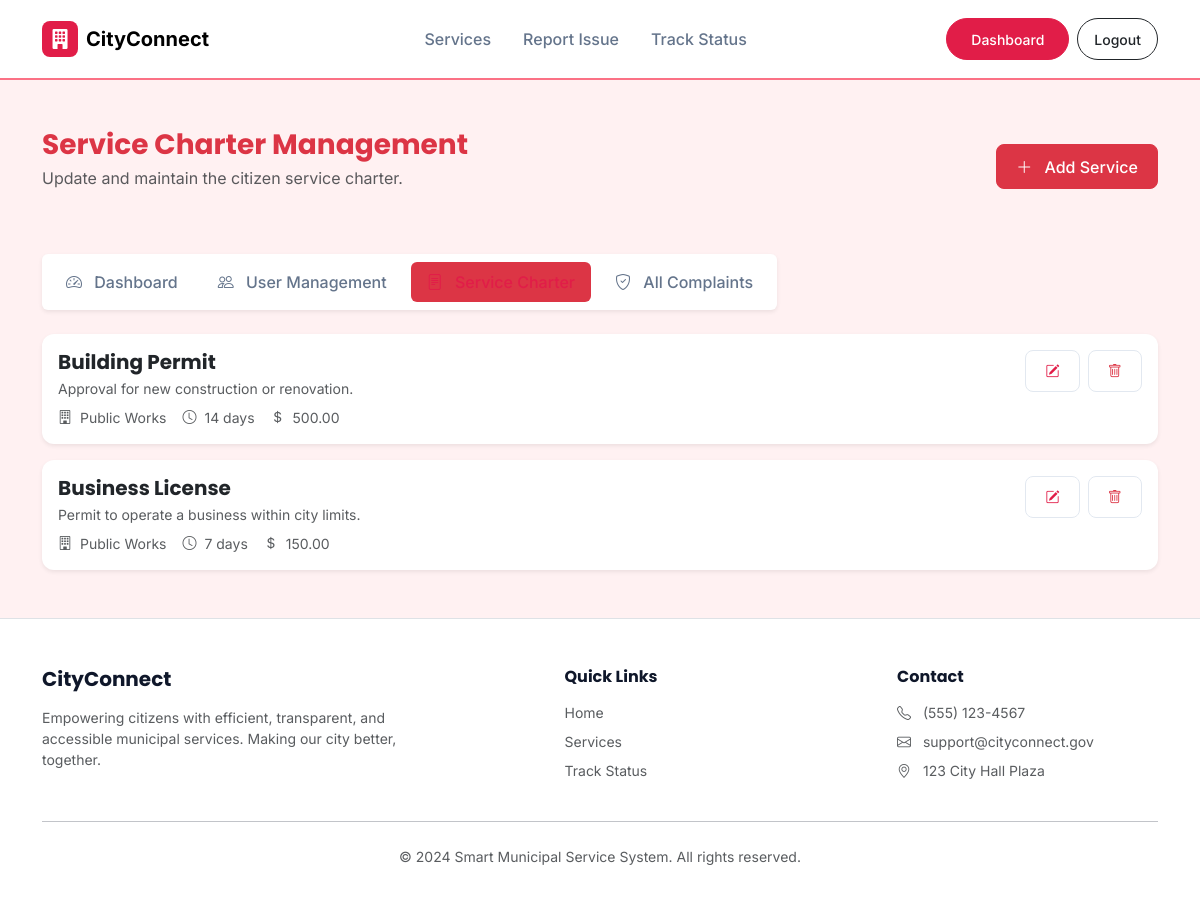
Page /dashboard/admin/services/ (signed in) on the committed database.
### core/models.py (models this page shows, shortened)
class ServiceCharter(models.Model):
    title = models.CharField(max_length=200)
    description = models.TextField()
    requirements = models.TextField(help_text="List required documents")
    processing_time = models.CharField(max_length=100, help_text="e.g. 3-5 days")
    fee = models.DecimalField(max_digits=10, decimal_places=2, default=0.00)

### core/views.py (the view)
# urls.py: path('dashboard/admin/services/', views.admin_services, name='admin_services'),
@login_required
def admin_services(request):
    if not request.user.is_super_admin():
        return redirect('dashboard')
    services = ServiceCharter.objects.all()
    return render(request, 'core/admin_services.html', {'services': services})

### core/models.py (called while the page is built)
    def is_super_admin(self): return self.role == 'SUPER_ADMIN'

### core/templates/core/admin_services.html (shortened to what this page needs)
{% extends 'core/base.html' %}
{% block content %}
<div class="theme-super-admin">
    <div class="container py-5">
        <div class="d-flex justify-content-between align-items-center mb-5">
            <div>
                <h1 class="h3 mb-1 text-danger fw-bold">Service Charter Management</h1>
                <p class="text-muted">Update and maintain the citizen service charter.</p>
            </div>
            <a href="{% url 'admin_service_add' %}" class="btn btn-danger"><i class="bi bi-plus-lg me-2"></i> Add
                Service</a>
        </div>
        <ul class="nav nav-pills mb-4 gap-2 d-inline-flex bg-white p-2 rounded shadow-sm">
            <li class="nav-item">
                <a class="nav-link text-secondary" href="{% url 'dashboard_super_admin' %}"><i
                        class="bi bi-speedometer2 me-2"></i> Dashboard</a>
            </li>
            <li class="nav-item">
                <a class="nav-link text-secondary" href="{% url 'admin_users' %}"><i class="bi bi-people me-2"></i> User
                    Management</a>
            </li>
            <li class="nav-item">
                <a class="nav-link active bg-danger text-white" href="#"><i class="bi bi-file-text me-2"></i> Service
                    Charter</a>
            </li>
            <li class="nav-item">
                <a class="nav-link text-secondary" href="{% url 'admin_complaints' %}"><i
                        class="bi bi-shield-check me-2"></i> All Complaints</a>
            </li>
        </ul>
        <div class="d-flex flex-column gap-3">
            {% for service in services %}
            <div class="card border-0 shadow-sm p-3">
                <div class="d-flex justify-content-between align-items-start">
                    <div>
                        <h5 class="fw-bold text-dark mb-1">{{ service.title }}</h5>
                        <p class="text-muted small mb-2">{{ service.description }}</p>
                        <div class="d-flex gap-3 text-muted small">
                            <span><i class="bi bi-building me-1"></i> Public Works</span>
                            <span><i class="bi bi-clock me-1"></i> {{ service.processing_time }}</span>
                            <span><i class="bi bi-currency-dollar me-1"></i> {{ service.fee }}</span>
                        </div>
                    </div>
                    <div class="d-flex gap-2">
                        <a href="{% url 'admin_service_edit' service.pk %}" class="btn btn-sm btn-light text-primary"><i
                                class="bi bi-pencil-square"></i></a>
                        <a href="{% url 'admin_service_delete' service.pk %}"
                            class="btn btn-sm btn-light text-danger"><i class="bi bi-trash"></i></a>
                    </div>
                </div>
            </div>
            {% endfor %}
        </div>
    </div>
</div>
{% endblock %}

### static/css/style.css (style rules this page uses)
:root { --primary: #2563eb; --primary-dark: #1d4ed8; --primary-light: #eff6ff; --secondary: #64748b; --accent: #0ea5e9; --success: #10b981; --warning: #f59e0b; --danger: #ef4444; --dark: #0f172a; --light: #f8fafc; --white: #ffffff; --radius: 0.75rem; --shadow-sm: 0 1px 2px 0 rgb(0 0 0 / 0.05); --shadow: 0 4px 6px -1px rgb(0 0 0 / 0.1), 0 2px 4px -2px rgb(0 0 0 / 0.1); --shadow-lg: 0 10px 15px -3px rgb(0 0 0 / 0.1), 0 4px 6px -4px rgb(0 0 0 / 0.1); --font-heading: 'Poppins', sans-serif; --font-body: 'Inter', sans-serif; }
body { font-family: var(--font-body); background-color: #f1f5f9; color: var(--dark); -webkit-font-smoothing: antialiased; }
h1, h2, h3, h4, h5, h6 { font-family: var(--font-heading); color: var(--dark); font-weight: 600; }
.nav-link { font-weight: 500; color: var(--secondary) !important; padding: 0.5rem 1rem !important; transition: color 0.2s; }
.nav-link:hover, .nav-link.active { color: var(--primary) !important; }
.card { border: none; border-radius: var(--radius); background: var(--white); box-shadow: var(--shadow-sm); transition: all 0.3s ease; overflow: hidden; }
.btn { border-radius: 0.5rem; padding: 0.6rem 1.2rem; font-weight: 500; transition: all 0.2s; }
.btn-light { background: var(--white); border: 1px solid #e2e8f0; color: var(--dark); }
.theme-super-admin { background-color: #fff1f2; }
.theme-super-admin .text-primary { color: #e11d48 !important; }
.theme-super-admin .nav-link:hover, .theme-super-admin .nav-link.active { color: #e11d48 !important; }
.theme-super-admin .card { border: 1px solid rgba(225, 29, 72, 0.1); }

### rows in the picture
ServiceCharter: title "Building Permit", description "Approval for new construction or renovation.", processing_time "14 days", fee "500.00"
ServiceCharter: title "Business License", description "Permit to operate a business within city limits.", processing_time "7 days", fee "150.00"
